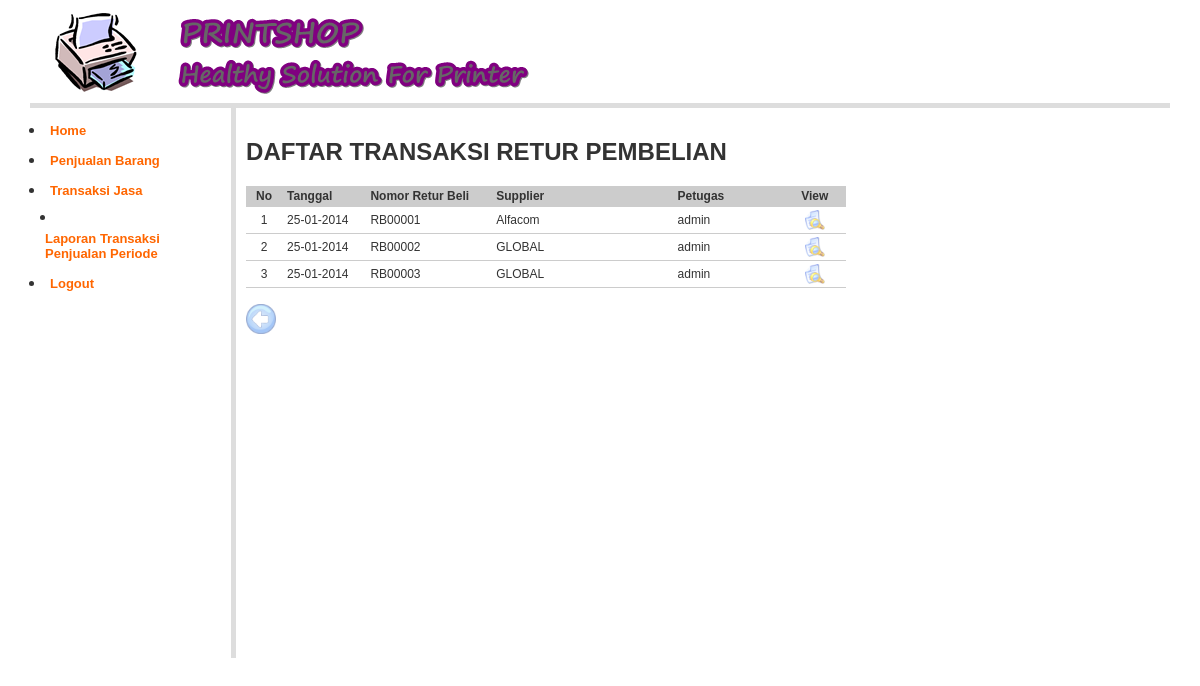
The app's page /?page=Daftar-Retur-Pembelian (signed in) with its own data.
### tables this page shows
CREATE TABLE `returbeli` (
  `no_returbeli` char(7) NOT NULL,
  `tgl_transaksi` date NOT NULL,
  `kd_supplier` char(3) NOT NULL,
  `userid` varchar(20) NOT NULL,
  PRIMARY KEY (`no_returbeli`)
);

CREATE TABLE `supplier` (
  `kd_supplier` char(3) NOT NULL,
  `nm_supplier` varchar(50) NOT NULL,
  `alamat` varchar(50) NOT NULL,
  `telepon` varchar(20) NOT NULL,
  PRIMARY KEY (`kd_supplier`)
);

### library/inc.library.php (called while the page is built, shortened)
<?php
function IndonesiaTgl($tanggal){
	$tgl=substr($tanggal,8,2);
	$bln=substr($tanggal,5,2);
	$thn=substr($tanggal,0,4);
	$awal="$tgl-$bln-$thn";
	return $awal;
}
?>

### daftar_returbeli.php (the view, shortened to what this page needs)
<?php
include_once "library/inc.library.php";
?>
<h2> DAFTAR TRANSAKSI RETUR PEMBELIAN </h2>
<table class="table-list" width="600" border="0" cellspacing="1" cellpadding="2">
  <tr>
    <td width="27" align="center" bgcolor="#CCCCCC"><b>No</b></td>
    <td width="76" bgcolor="#CCCCCC"><b>Tanggal</b></td>
    <td width="122" bgcolor="#CCCCCC"><b>Nomor Retur Beli </b> </td>
    <td width="183" bgcolor="#CCCCCC"><b>Supplier </b></td>
    <td width="106" bgcolor="#CCCCCC"><b>Petugas</b></td>
    <td width="55" align="center" bgcolor="#CCCCCC"><b>View</b></td>
  </tr>
<?php
	$beliSql = "SELECT returbeli.*, supplier.nm_supplier FROM returbeli, supplier
				WHERE returbeli.kd_supplier=supplier.kd_supplier
				ORDER BY returbeli.no_returbeli ASC";
	$beliQry = mysql_query($beliSql, $koneksidb)  or die ("Query pembelian salah : ".mysql_error());
	$nomor  = 0;
	while ($beliRow = mysql_fetch_array($beliQry)) {
	$nomor++;
	$Kode = $beliRow['no_returbeli'];
?>
  <tr>
    <td align="center"><?php echo $nomor; ?></td>
    <td><?php echo IndonesiaTgl($beliRow['tgl_transaksi']); ?></td>
    <td><?php echo $beliRow['no_returbeli']; ?></td>
    <td><?php echo $beliRow['nm_supplier']; ?></td>
    <td><?php echo $beliRow['userid']; ?></td>
    <td align="center"><a href="?page=Daftar-Retur-Pembelian-List&amp;Kode=<?php echo $Kode; ?>" target="_self" alt="Daftar Pembelian"><img src="images/btn_view.png" width="20" height="20" border="0" /></a></td>
  </tr>
  <?php } ?>
</table>
<p><a href="?page=Laporan-Data" target="_self" alt="Laporan Data"><img src="images/back.png" width="30" height="30" /></p></a>

### styles/style.css (style rules this page uses)
td img { opacity:0.6; }
body { margin:0px auto 0px; padding:3px; font-family:"Arial"; font-size:12px; color:#333; width:95%; background-position:top; background-color:#fff; }
.table-main td { color: #333; border-collapse: collapse; vertical-align: center; padding: 0px; border:none; }
.table-list { clear: both; text-align: left; border-collapse: collapse; margin: 0px 0px 10px 0px; background:#fff; }
.table-list td { color: #333; font-size:12px; border-color: #fff; border-collapse: collapse; vertical-align: center; padding: 3px 5px; border-bottom:1px #CCCCCC solid; }

### records on screen
returbeli: tgl_transaksi "25-01-2014", no_returbeli "RB00001", kd_supplier.nm_supplier "Alfacom", userid "admin"
returbeli: tgl_transaksi "25-01-2014", no_returbeli "RB00002", kd_supplier.nm_supplier "GLOBAL", userid "admin"
returbeli: tgl_transaksi "25-01-2014", no_returbeli "RB00003", kd_supplier.nm_supplier "GLOBAL", userid "admin"
